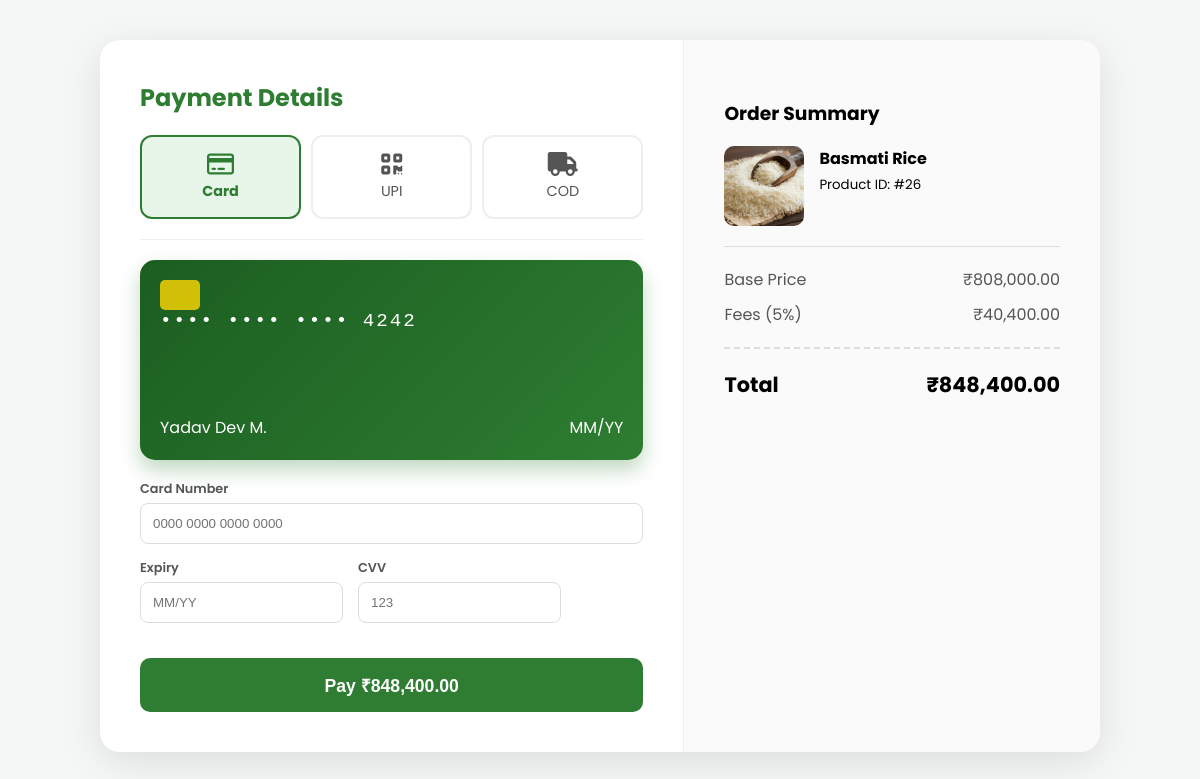
/payment.php?product_id=26 (signed in), run on the app's committed database.
### tables this page shows
CREATE TABLE `bids` (
  `id` int(11) NOT NULL,
  `product_id` int(11) DEFAULT NULL,
  `bid_amount` decimal(10,2) DEFAULT NULL,
  `bidder_name` varchar(100) DEFAULT NULL,
  `bid_time` datetime DEFAULT current_timestamp(),
  `is_highest` tinyint(1) DEFAULT 0,
  `is_winner` tinyint(4) DEFAULT 0,
  `created_at` timestamp NULL DEFAULT current_timestamp(),
  `user_id` int(11) NOT NULL
);

CREATE TABLE `products` (
  `id` int(11) NOT NULL,
  `name` varchar(100) DEFAULT NULL,
  `category` varchar(100) NOT NULL,
  `created_at` timestamp NOT NULL DEFAULT current_timestamp(),
  `price` decimal(10,2) DEFAULT NULL,
  `image` varchar(255) DEFAULT NULL,
  `description` text DEFAULT NULL,
  `base_price` decimal(10,2) DEFAULT NULL,
  `quantity` decimal(10,2) NOT NULL DEFAULT 0.00,
  `total_value` decimal(12,2) NOT NULL DEFAULT 0.00,
  `bid_end` datetime DEFAULT NULL,
  `status` varchar(20) DEFAULT 'active',
  `is_sold` tinyint(1) DEFAULT 0,
  `farmer_id` int(11) NOT NULL DEFAULT 0,
  `user_id` int(11) NOT NULL
);

### payment.php (the view, shortened to what this page needs)
<?php
include "php/db.php";
$product_id = $_GET['product_id'];
$user_id = $_SESSION['user_id'];
$sql = "SELECT * FROM products WHERE id = '$product_id'";
$result = mysqli_query($conn, $sql);
$product = mysqli_fetch_assoc($result);
$bid_sql = "SELECT bid_amount FROM bids WHERE product_id = '$product_id' AND user_id = '$user_id' ORDER BY bid_amount DESC LIMIT 1";
$bid_res = mysqli_query($conn, $bid_sql);
if (mysqli_num_rows($bid_res) > 0) {
   $bid = mysqli_fetch_assoc($bid_res);
   $price = $bid['bid_amount'];
} else {
   $price = $product['base_price'];
}
$tax = $price * 0.05;
$total = $price + $tax;
?>
<!DOCTYPE html>
<html lang="en">
<head>
   <link rel="stylesheet" href="https://cdnjs.cloudflare.com/ajax/libs/font-awesome/6.4.0/css/all.min.css">
</head>
<body>
   <div class="checkout-wrapper">
      <div class="payment-section">
         <h2>Payment Details</h2>
         <div class="methods-grid">
            <div class="method-btn active" onclick="switchMethod('card', this)"><i class="far fa-credit-card"></i> Card
            </div>
            <div class="method-btn" onclick="switchMethod('upi', this)"><i class="fas fa-qrcode"></i> UPI</div>
            <div class="method-btn" onclick="switchMethod('cod', this)"><i class="fas fa-truck"></i> COD</div>
         </div>
         <div id="card-form" class="payment-form active-form">
            <div class="card-visual">
               <div style="width:40px; height:30px; background:#ffd700; border-radius:5px; opacity:0.8;"></div>
               <div class="card-number">•••• •••• •••• 4242</div>
               <div style="display:flex; justify-content:space-between; margin-top:auto;">
                  <span><?php echo $_SESSION['name']; ?></span><span>MM/YY</span>
               </div>
            </div>
            <div class="input-group"><label>Card Number</label><input type="text" placeholder="0000 0000 0000 0000">
            </div>
            <div class="row">
               <div class="input-group"><label>Expiry</label><input type="text" placeholder="MM/YY"></div>
               <div class="input-group"><label>CVV</label><input type="password" placeholder="123"></div>
            </div>
         </div>
         <button class="btn-pay" type="button" onclick="startPayment()">Pay
            ₹<?php echo number_format($total, 2); ?></button>
      </div>
      <div class="summary-section">
         <h3>Order Summary</h3>
         <div class="product-mini">
            <img src="images/<?php echo $product['image']; ?>" onerror="this.src='https://via.placeholder.com/80'">
            <div>
               <h4 style="margin:0;"><?php echo $product['name']; ?></h4>
               <small>Product ID: #<?php echo $product['id']; ?></small>
            </div>
         </div>
         <div class="price-row"><span>Base Price</span><span>₹<?php echo number_format($price, 2); ?></span></div>
         <div class="price-row"><span>Fees (5%)</span><span>₹<?php echo number_format($tax, 2); ?></span></div>
         <div class="total-row"><span>Total</span><span>₹<?php echo number_format($total, 2); ?></span></div>
      </div>
   </div>
</body>
</html>

### payment.php (style rules this page uses)
:root { --primary: #2e7d32; --dark: #1b5e20; --bg: #f4f7f6; }
body { font-family: 'Poppins', sans-serif; background: var(--bg); margin: 0; padding: 20px; display: flex; justify-content: center; min-height: 100vh; }
.checkout-wrapper { display: flex; max-width: 1000px; width: 100%; background: white; border-radius: 20px; box-shadow: 0 10px 40px rgba(0, 0, 0, 0.1); overflow: hidden; margin-top: 20px; height: fit-content; }
.payment-section { flex: 1.5; padding: 40px; }
.payment-section h2 { color: var(--primary); margin-top: 0; }
.methods-grid { display: grid; grid-template-columns: 1fr 1fr 1fr; gap: 10px; margin-bottom: 20px; }
.method-btn { border: 2px solid #eee; border-radius: 12px; padding: 15px; text-align: center; cursor: pointer; transition: 0.3s; font-size: 0.9rem; color: #555; }
.method-btn.active { border-color: var(--primary); background: #e8f5e9; color: var(--primary); font-weight: 700; }
.method-btn i { display: block; font-size: 1.5rem; margin-bottom: 5px; }
.payment-form { display: none; padding-top: 20px; border-top: 1px solid #eee; animation: fadeIn 0.3s; }
.active-form { display: block; }
.card-visual { background: linear-gradient(135deg, #1b5e20, #2e7d32); color: white; padding: 20px; border-radius: 15px; margin-bottom: 20px; height: 160px; display: flex; flex-direction: column; justify-content: space-between; box-shadow: 0 10px 20px rgba(46, 125, 50, 0.3); }
.card-number { font-size: 1.2rem; letter-spacing: 2px; font-family: monospace; }
.input-group { margin-bottom: 15px; }
.input-group label { display: block; font-size: 0.8rem; font-weight: 600; color: #555; margin-bottom: 5px; }
.input-group input { width: 100%; padding: 12px; border: 1px solid #ddd; border-radius: 8px; box-sizing: border-box; }
.row { display: flex; gap: 15px; }
.btn-pay { width: 100%; padding: 15px; background: var(--primary); color: white; border: none; border-radius: 10px; font-size: 1.1rem; font-weight: 700; cursor: pointer; margin-top: 20px; transition: 0.3s; }
.summary-section { flex: 1; background: #fafafa; padding: 40px; border-left: 1px solid #eee; }
.product-mini { display: flex; gap: 15px; margin-bottom: 20px; padding-bottom: 20px; border-bottom: 1px solid #ddd; }
.product-mini img { width: 80px; height: 80px; border-radius: 10px; object-fit: cover; }
.price-row { display: flex; justify-content: space-between; margin-bottom: 10px; color: #555; }
.total-row { display: flex; justify-content: space-between; font-weight: 700; font-size: 1.3rem; margin-top: 20px; padding-top: 20px; border-top: 2px dashed #ddd; }

### data on the page
bids: bid_amount "848,400.00", bid_amount "808,000.00", bid_amount "40,400.00"
products: image (picture), name "Basmati Rice", id "26"

### other printed values
$_SESSION['name'] "Yadav Dev M."
